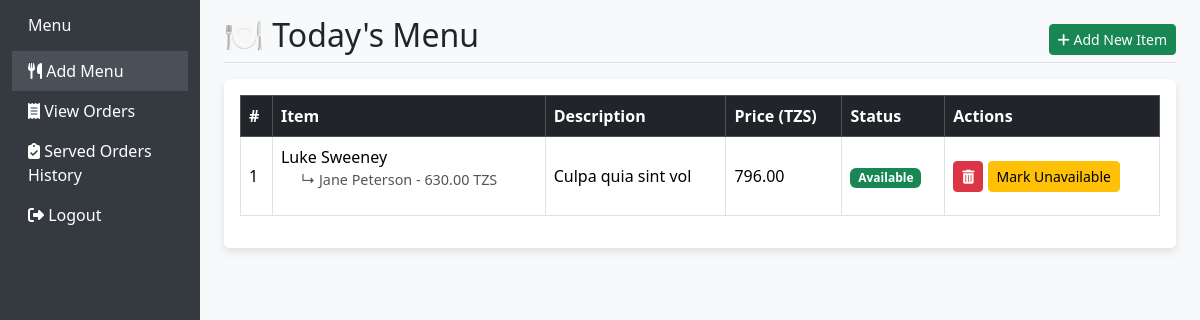
The page /canteen/menu/ on the database its author committed.
### apps/pages/models.py (models this page shows, shortened)
class MenuItem(models.Model):
    name = models.CharField(max_length=100, unique=True)
    description = models.TextField(blank=True)
    price = models.DecimalField(max_digits=6, decimal_places=2)
    available = models.BooleanField(default=True)
    created_at = models.DateTimeField(auto_now_add=True)
    parent = models.ForeignKey(
        'self',
        null=True,
        blank=True,
        related_name='subitems',
        on_delete=models.CASCADE
    )

### apps/pages/canteen.py (the view)
# urls.py: path('canteen/menu/', canteen.menu_page, name='menu_page'),
def menu_page(request):
    menu_items = MenuItem.objects.filter(parent__isnull=True).order_by('-created_at')
    return render(request, 'canteen/menu_page.html', {
        'menu_items': menu_items
    })

### templates/canteen/menu_page.html (shortened to what this page needs)
{% load static %}
<!DOCTYPE html>
<html lang="en">
<head>
    <link href="https://cdn.jsdelivr.net/npm/bootstrap@5.3.2/dist/css/bootstrap.min.css" rel="stylesheet">
    <link href="https://cdnjs.cloudflare.com/ajax/libs/font-awesome/6.5.0/css/all.min.css" rel="stylesheet">
</head>
<body>
    <div class="container-fluid">
        <div class="row">
            <nav class="col-md-3 col-lg-2 d-md-block sidebar collapse">
                {% include 'canteen/partial/sidebar.html' %}
            </nav>
            <main class="col-md-9 ms-sm-auto col-lg-10 px-md-4 pt-3">
                <div class="d-flex justify-content-between align-items-center mb-3 border-bottom">
                    <h2>🍽️ Today's Menu</h2>
                    <a href="{% url 'add_menu_item' %}" class="btn btn-success btn-sm">
                        <i class="fas fa-plus"></i> Add New Item
                    </a>
                </div>
                <div class="card">
                    <div class="card-body">
                        <div class="table-responsive">
                            <table class="table table-bordered table-hover align-middle">
                                <thead class="table-dark">
                                    <tr>
                                        <th>#</th>
                                        <th>Item</th>
                                        <th>Description</th>
                                        <th>Price (TZS)</th>
                                        <th>Status</th>
                                        <th>Actions</th>
                                    </tr>
                                </thead>
                                <tbody>
                                    {% for item in menu_items %}
                                    <tr>
                                        <td>{{ forloop.counter }}</td>
                                        <td>
                                            {{ item.name }}
                                            {% if item.subitems.exists %}
                                                <ul class="list-unstyled">
                                                    {% for sub in item.subitems.all %}
                                                    <li class="nested-subitem">↳ {{ sub.name }} - {{ sub.price }} TZS</li>
                                                    {% endfor %}
                                                </ul>
                                            {% endif %}
                                        </td>
                                        <td>{{ item.description }}</td>
                                        <td>{{ item.price }}</td>
                                        <td>
                                            {% if item.available %}
                                            <span class="badge bg-success">Available</span>
                                            {% else %}
                                            <span class="badge bg-secondary">Unavailable</span>
                                            {% endif %}
                                        </td>
                                        <td>
                                            <a href="{% url 'delete_menu_item' item.id %}" class="btn btn-danger btn-sm" onclick="return confirm('Delete this menu item?');">
                                                <i class="fas fa-trash-alt"></i>
                                            </a>
                                            <form method="post" action="{% url 'toggle_availability' item.id %}" style="display: inline;">
                                                <button type="submit" class="btn btn-warning btn-sm">
                                                    {% if item.available %}
                                                        Mark Unavailable
                                                    {% else %}
                                                        Mark Available
                                                    {% endif %}
                                                </button>
                                            </form>
                                        </td>
                                    </tr>
                                    {% empty %}
                                    <tr>
                                        <td colspan="6" class="text-center text-muted">No menu items added yet.</td>
                                    </tr>
                                    {% endfor %}
                                </tbody>
                            </table>
                        </div>
                    </div>
                </div>
            </main>
        </div>
    </div>
</body>
</html>

### templates/canteen/menu_page.html (style rules this page uses)
body { background-color: #f8f9fa; }
.sidebar { min-height: 100vh; background-color: #343a40; }
.card { box-shadow: 0 4px 8px rgba(0, 0, 0, 0.1); border: none; }
.nested-subitem { margin-left: 20px; font-size: 0.9rem; color: #555; }

### rows shown on the page
MenuItem: name "Luke Sweeney", description "Culpa quia sint vol", price "796.00", available "Available"
MenuItem: name "Jane Peterson", price "630.00"
